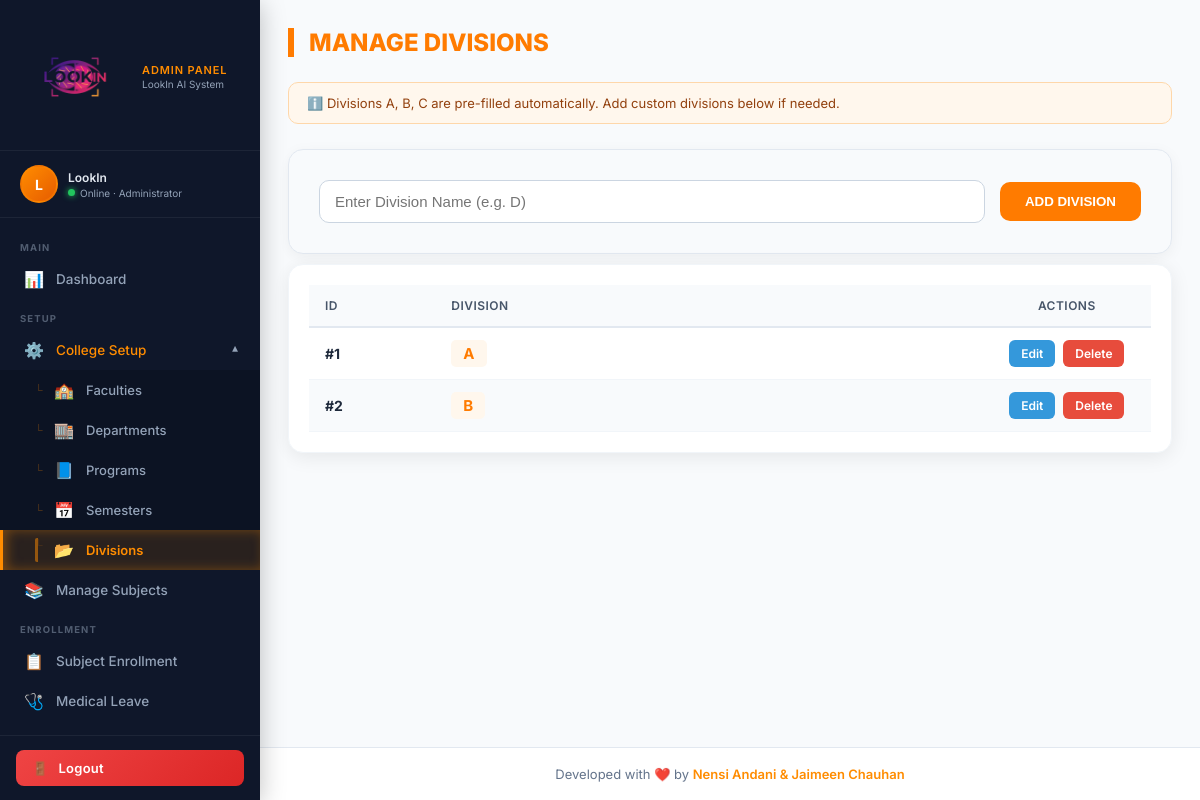
The app's page /divisions/ (signed in) with its own data.
### accounts/models.py (models this page shows, shortened)
class Division(models.Model):
    name = models.CharField(max_length=10)
    created_by = models.ForeignKey(User, on_delete=models.CASCADE, null=True, blank=True, related_name='created_divisions')

### accounts/views.py (the view)
# urls.py: path('divisions/', views.divisions, name='divisions'),
@user_passes_test(admin_check, login_url='admin_login')
@login_required
def divisions(request):
    if request.method == "POST":
        name = request.POST.get("division_name")
        if name and not Division.objects.filter(name=name).exists():
            Division.objects.create(name=name, created_by=request.user)
        return redirect('divisions')
    return render(request, 'adminpanel/divisions.html', {
        'divisions': isolate_qs(request, Division.objects.all()).order_by('name')
    })

### accounts/views.py (called while the page is built)
def isolate_qs(request, qs):
    if not request.user.is_authenticated:
        return qs.none()
    if getattr(request.user, 'is_superuser', False):
        return qs
    return qs.filter(created_by=request.user)

def admin_check(user):
    return user.is_staff

### accounts/templates/adminpanel/divisions.html (shortened to what this page needs)
{% extends 'adminpanel/base.html' %}
{% load static %}
{% block content %}
<h2 class="page-title">Manage Divisions</h2>
<div class="info-note">
    ℹ️ Divisions A, B, C are pre-filled automatically. Add custom divisions below if needed.
</div>
<div class="form-card">
    <form method="POST"
          action="{% if edit_division %}{% url 'edit_division' edit_division.id %}{% else %}{% url 'divisions' %}{% endif %}"
          class="form-flex">
        <input type="text" name="division_name"
               placeholder="Enter Division Name (e.g. D)"
               value="{% if edit_division %}{{ edit_division.name }}{% endif %}"
               required>
        <div class="btn-container">
            <button type="submit" class="submit-btn">
                {% if edit_division %}Update{% else %}Add Division{% endif %}
            </button>
        </div>
    </form>
</div>
<div class="table-card">
    <table>
        <thead>
            <tr>
                <th style="width:15%;">ID</th>
                <th>Division</th>
                <th style="width:20%; text-align:center;">Actions</th>
            </tr>
        </thead>
        <tbody>
            {% for d in divisions %}
            <tr>
                <td><strong>#{{ d.id }}</strong></td>
                <td><span class="div-badge">{{ d.name }}</span></td>
                <td>
                    <div class="action-group" style="justify-content:center;">
                        <a href="{% url 'edit_division' d.id %}" class="edit-link">Edit</a>
                        <a href="{% url 'delete_division' d.id %}" class="delete-link"
                           onclick="return confirm('Delete karvu che?')">Delete</a>
                    </div>
                </td>
            </tr>
            {% empty %}
            <tr>
                <td colspan="3" style="text-align:center; padding:30px; color:#94a3b8;">No Divisions Found.</td>
            </tr>
            {% endfor %}
        </tbody>
    </table>
</div>
{% endblock %}

### accounts/templates/adminpanel/base.html (shortened to what this page needs)
{% load static %}
<!DOCTYPE html>
<html lang="en">
<head>
</head>
<body>
<aside class="sidebar" id="sidebar">
    <a href="{% url 'admin_dashboard' %}" class="sidebar-logo">
        <img src="{% static 'img/logo2.png' %}" alt="LookIn Logo">
        <div class="logo-label">
            <span>Admin Panel</span>
            <span>LookIn AI System</span>
        </div>
    </a>
    <div class="admin-status">
        <div class="admin-avatar">
            {{ request.user.first_name|slice:":1"|upper|default:request.user.username|slice:":1"|upper }}
        </div>
        <div class="admin-info">
            <div class="admin-name">
                {{ request.user.first_name|default:request.user.username }}
            </div>
            <div class="admin-role">
                <span class="online-dot"></span>
                Online · Administrator
            </div>
        </div>
    </div>
    <nav class="sidebar-nav" id="sidebarNav">
        <div class="nav-section-label">Main</div>
        <a href="{% url 'admin_dashboard' %}" class="nav-item" id="nav-dashboard">
            <span class="nav-icon">📊</span>
            <span class="nav-text">Dashboard</span>
        </a>
        <div class="nav-section-label">Setup</div>
        <div class="nav-group" id="group-setup">
            <div class="nav-group-toggle" id="toggle-setup" onclick="toggleNavGroup('setup')">
                <span class="nav-icon">⚙️</span>
                <span class="nav-text">College Setup</span>
                <span class="toggle-arrow">▼</span>
            </div>
            <div class="nav-group-children" id="children-setup">
                <a href="{% url 'faculties' %}" class="nav-item" id="nav-faculties">
                    <span class="nav-icon">🏫</span>
                    <span class="nav-text">Faculties</span>
                </a>
                <a href="{% url 'departments' %}" class="nav-item" id="nav-departments">
                    <span class="nav-icon">🏬</span>
                    <span class="nav-text">Departments</span>
                </a>
                <a href="{% url 'programs' %}" class="nav-item" id="nav-programs">
                    <span class="nav-icon">📘</span>
                    <span class="nav-text">Programs</span>
                </a>
                <a href="{% url 'semesters' %}" class="nav-item" id="nav-semesters">
                    <span class="nav-icon">📅</span>
                    <span class="nav-text">Semesters</span>
                </a>
                <a href="{% url 'divisions' %}" class="nav-item" id="nav-divisions">
                    <span class="nav-icon">📂</span>
                    <span class="nav-text">Divisions</span>
                </a>
            </div>
        </div>
        <a href="{% url 'subjects' %}" class="nav-item" id="nav-subjects">
            <span class="nav-icon">📚</span>
            <span class="nav-text">Manage Subjects</span>
        </a>
        <div class="nav-section-label">Enrollment</div>
        <a href="{% url 'manage_enrollment' %}" class="nav-item" id="nav-enrollment">
            <span class="nav-icon">📋</span>
            <span class="nav-text">Subject Enrollment</span>
        </a>
        <a href="{% url 'grant_medical_leave' %}" class="nav-item" id="nav-leave">
            <span class="nav-icon">🩺</span>
            <span class="nav-text">Medical Leave</span>
        </a>
        <div class="nav-section-label">Attendance</div>
    </nav>
    <div class="sidebar-footer">
        <a href="{% url 'admin_logout' %}" class="logout-btn">
            <span>🚪</span>
            <span class="btn-text">Logout</span>
        </a>
    </div>
</aside>
<div class="layout-wrapper" id="layoutWrapper">
    <main class="main-content">
        {% block content %}{% endblock %}
    </main>
    <footer class="footer">
        Developed with ❤️ by <span>Nensi Andani &amp; Jaimeen Chauhan</span>
    </footer>
</div>
</body>
</html>

### accounts/templates/adminpanel/divisions.html (style rules this page uses)
.page-title { color: #ff7b00; font-weight: 800; margin-bottom: 25px; text-transform: uppercase; border-left: 6px solid #ff7b00; padding-left: 15px; font-size: 24px; }
.form-card { background: #f8fafc; padding: 30px; border-radius: 15px; box-shadow: 0 4px 15px rgba(0,0,0,0.05); margin-bottom: 10px; border: 1px solid #e2e8f0; }
.info-note { background: #fff7ed; border: 1px solid #fed7aa; border-radius: 10px; padding: 12px 18px; margin-bottom: 25px; font-size: 13px; color: #92400e; display: flex; align-items: center; gap: 8px; }
.form-flex { display: flex; gap: 15px; flex-wrap: wrap; align-items: center; }
.form-flex input { padding: 12px 15px; font-size: 15px; border: 1px solid #cbd5e1; border-radius: 10px; background: #ffffff; color: #1e293b; outline: none; flex: 1; min-width: 200px; transition: 0.3s; }
.btn-container { display: flex; gap: 10px; }
.submit-btn { padding: 12px 25px; background: #ff7b00; border: none; color: white; border-radius: 10px; font-weight: bold; cursor: pointer; text-transform: uppercase; transition: 0.3s; }
.table-card { background: #fff; padding: 20px; border-radius: 15px; box-shadow: 0 4px 20px rgba(0,0,0,0.08); border: 1px solid #f1f5f9; overflow-x: auto; }
table { width: 100%; border-collapse: collapse; }
thead tr { background: #f8fafc; border-bottom: 2px solid #e2e8f0; }
th { padding: 15px; text-align: left; color: #475569; font-weight: 700; font-size: 12px; text-transform: uppercase; }
td { padding: 15px; border-bottom: 1px solid #f1f5f9; color: #1e293b; font-size: 14px; }
.action-group { display: flex; gap: 8px; }
.edit-link { background: #3498db; color: white; padding: 6px 12px; border-radius: 6px; text-decoration: none; font-size: 12px; font-weight: 600; }
.delete-link { background: #e74c3c; color: white; padding: 6px 12px; border-radius: 6px; text-decoration: none; font-size: 12px; font-weight: 600; }
.div-badge { background: #fff7ed; color: #ff7b00; padding: 4px 12px; border-radius: 5px; font-weight: 700; font-size: 15px; display: inline-block; }

### records on screen
Division: id "1", name "A"
Division: id "2", name "B"

### other values on screen
{{ request.user.first_name|default:request.user.username }} "LookIn"
